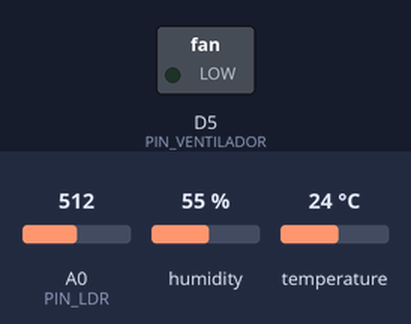
Recording of a sketch running on a simulated ESP8266 (NodeMCU). Parts: switched loads named in the sketch (green lamp = pin HIGH). The test bench sets the inputs (shaded band); at power-on: temperature 24 °C, A0 (PIN_LDR) = 512, humidity 55 %. WiFi joins after 1.5 s; servers stay silent unless stated; uploads are accepted with an empty reply; pins used as bus, display or sensor lines are not drawn; what the sketch prints to the serial monitor is not drawn.

Above: at 2.7 s.
2.8 s: temperature set to 27 °C
6.2 s: temperature set to 30 °C
At 8.0 s:
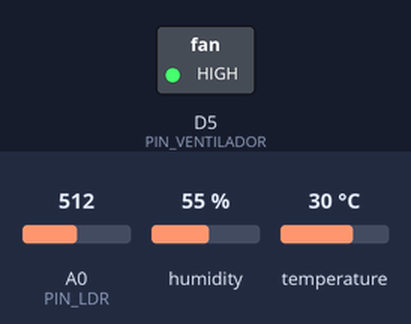
Timing chart, 0 to 9.5 s (numbered marks = the images above; inputs shaded):
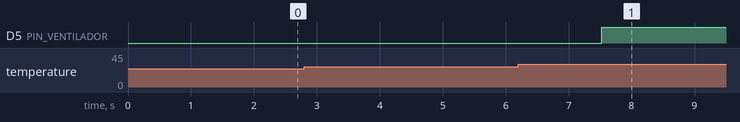

Measured:
- the behaviour switches between 28 and 29 °C on temperature (found by bisection; images 0 and 1)
- after the input at 2.8 s, every drawn part: stays the same
- after the input at 6.2 s, D5 (PIN_VENTILADOR): LOW → HIGH after 1.3 s

The sketch:

nodo_termico.ino
```cpp
#include <ESP8266WiFi.h>
#include <ESP8266HTTPClient.h>
#include <WiFiClient.h>
#include <ArduinoJson.h>
#include <DHT.h>

// Red y API
const char* WIFI_SSID = "NOMBRE_DE_LA_RED";
const char* WIFI_PASS = "CONTRASENA";
const char* API_BASE  = "http://192.168.1.100:5000";
const char* API_KEY   = "termico-unidad-01";

// Pines
const uint8_t PIN_DHT        = D2;
#define TIPO_DHT DHT11                 // cambiar a DHT11 si se usa ese sensor
const uint8_t PIN_VENTILADOR = D5;
const uint8_t PIN_BRILLO_LCD = D6;
const uint8_t PIN_LDR        = A0;

// Parámetros
const float   TEMP_ENCENDER  = 28.0;   // °C, se enciende al superar este valor
const float   TEMP_APAGAR    = 26.5;   // °C, se apaga al bajar de este valor
const uint8_t FALLAS_MAX_DHT = 3;      // lecturas fallidas seguidas antes de encender por seguridad
const int  BRILLO_MIN    = 40;         // 0-255, brillo con poca luz (de noche)
const int  BRILLO_MAX    = 255;        // 0-255, brillo con mucha luz (de día)
const bool LDR_INVERTIDO = false;      // true si tu LDR da valores ALTOS con poca luz
const unsigned long T_LECTURA_DHT  = 2500;   // el DHT necesita ~2 s entre lecturas
const unsigned long T_REPORTE_TEMP = 10000;
const unsigned long T_LECTURA_LDR  = 200;
const unsigned long T_REPORTE_LDR  = 10000;
const uint16_t      TIMEOUT_HTTP   = 1500;
const int ERR_SIN_WIFI = -100;

// Estado
DHT dht(PIN_DHT, TIPO_DHT);
float   temperatura = NAN;
float   humedad     = NAN;
bool    ventiladorEncendido = false;
uint8_t fallasDHT   = 0;
float   ldrFiltrado = -1;              // -1 = todavía sin lecturas

//  API REST
int apiPost(const char* ruta, JsonDocument& cuerpo) {
  if (WiFi.status() != WL_CONNECTED) return ERR_SIN_WIFI;
  WiFiClient cliente;
  HTTPClient http;
  if (!http.begin(cliente, String(API_BASE) + ruta)) return HTTPC_ERROR_CONNECTION_FAILED;
  http.setTimeout(TIMEOUT_HTTP);
  http.addHeader("Content-Type", "application/json");
  http.addHeader("X-API-Key", API_KEY);
  String payload;
  serializeJson(cuerpo, payload);
  int codigo = http.POST(payload);
  http.end();
  Serial.printf("POST %s %s -> %d\n", ruta, payload.c_str(), codigo);
  return codigo;
}
void conectarWiFi() {
  WiFi.mode(WIFI_STA);
  WiFi.setAutoReconnect(true);
  WiFi.begin(WIFI_SSID, WIFI_PASS);
  Serial.print("Conectando a WiFi");
  unsigned long t0 = millis();
  while (WiFi.status() != WL_CONNECTED && millis() - t0 < 15000) {
    delay(250);
    Serial.print(".");
  }
  Serial.println();
  if (WiFi.status() == WL_CONNECTED) {
    Serial.print("WiFi conectado, IP: ");
    Serial.println(WiFi.localIP());
  } else {
    Serial.println("Sin WiFi, el control local sigue funcionando y se reintentará");
  }
}

//  Temperatura y ventilador
void setVentilador(bool encender) {
  ventiladorEncendido = encender;
  digitalWrite(PIN_VENTILADOR, encender ? HIGH : LOW);
}
void reportarTemperatura() {
  if (isnan(temperatura)) return;
  JsonDocument datos;
  datos["temperatura"]          = temperatura;
  datos["humedad"]              = humedad;
  datos["ventilador_encendido"] = ventiladorEncendido;
  apiPost("/api/temperatura", datos);
}
void actualizarTemperatura() {
  static unsigned long tLectura = 0, tReporte = 0;
  if (millis() - tLectura < T_LECTURA_DHT) return;
  tLectura = millis();
  float t = dht.readTemperature();
  float h = dht.readHumidity();
  if (isnan(t) || isnan(h)) {
    if (fallasDHT < 255) fallasDHT++;
    Serial.println("Error leyendo el DHT");
    if (fallasDHT >= FALLAS_MAX_DHT && !ventiladorEncendido) {
      setVentilador(true);
      Serial.println("DHT sin respuesta: ventilador encendido por seguridad");
    }
    return;
  }
  fallasDHT   = 0;
  temperatura = t;
  humedad     = h;
  bool antes = ventiladorEncendido;
  if (t > TEMP_ENCENDER)     setVentilador(true);
  else if (t < TEMP_APAGAR)  setVentilador(false);
  // entre 26.5 y 28 °C se mantiene como estaba (histéresis)
  Serial.printf("Temp: %.1f C  Humedad: %.1f %%  Ventilador: %s\n",
                t, h, ventiladorEncendido ? "ON" : "OFF");
  // Se reporta al cambiar el ventilador y de forma periódica
  if (ventiladorEncendido != antes || millis() - tReporte >= T_REPORTE_TEMP) {
    tReporte = millis();
    reportarTemperatura();
  }
}

//  Luz ambiente y brillo de la LCD
void actualizarLuz() {
  static unsigned long tLectura = 0, tReporte = 0;
  if (millis() - tLectura < T_LECTURA_LDR) return;   // leer A0 muy seguido afecta al WiFi
  tLectura = millis();
  int lectura = analogRead(PIN_LDR);                  // 0-1023
  // Filtro para que el brillo cambie suave y no parpadee
  ldrFiltrado = (ldrFiltrado < 0) ? lectura : ldrFiltrado * 0.85 + lectura * 0.15;
  int luz    = LDR_INVERTIDO ? 1023 - (int)ldrFiltrado : (int)ldrFiltrado;
  int brillo = map(luz, 0, 1023, BRILLO_MIN, BRILLO_MAX);
  analogWrite(PIN_BRILLO_LCD, constrain(brillo, 0, 255));
  if (millis() - tReporte >= T_REPORTE_LDR) {
    tReporte = millis();
    Serial.printf("LDR: %d  Brillo LCD: %d\n", (int)ldrFiltrado, brillo);
    JsonDocument datos;
    datos["tipo"]  = "ldr";
    datos["valor"] = (int)ldrFiltrado;
    apiPost("/api/sensores", datos);
  }
}

//  Setup y loop
void setup() {
  Serial.begin(115200);
  Serial.println("\nNodo termico iniciando");

  pinMode(PIN_VENTILADOR, OUTPUT);
  setVentilador(false);

  pinMode(PIN_BRILLO_LCD, OUTPUT);
  analogWriteRange(255);
  analogWrite(PIN_BRILLO_LCD, BRILLO_MAX);

  dht.begin();
  conectarWiFi();
}

void loop() {
  actualizarTemperatura();
  actualizarLuz();
}
```
